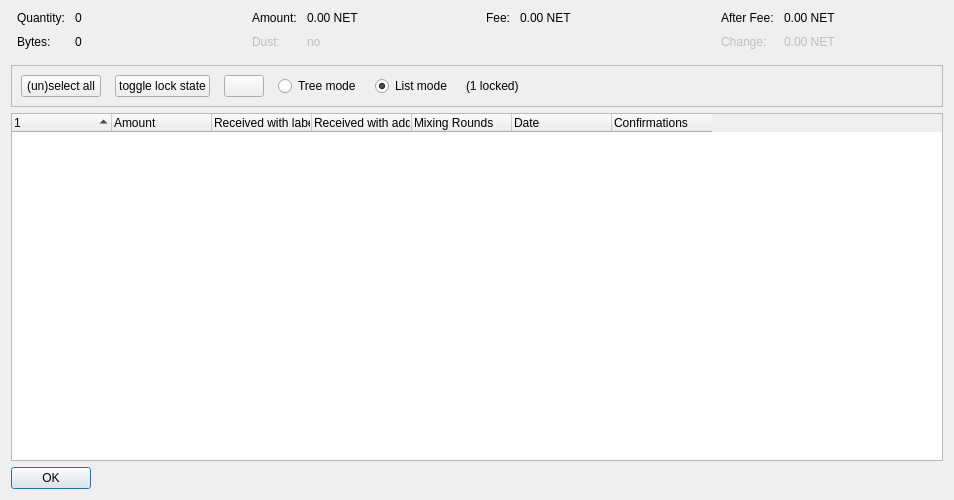
<?xml version="1.0" encoding="UTF-8"?>
<ui version="4.0">
 <class>CoinControlDialog</class>
 <widget class="QDialog" name="CoinControlDialog">
  <property name="geometry">
   <rect>
    <x>0</x>
    <y>0</y>
    <width>954</width>
    <height>500</height>
   </rect>
  </property>
  <property name="windowTitle">
   <string>Coin Selection</string>
  </property>
  <layout class="QVBoxLayout" name="verticalLayout">
   <item>
    <layout class="QHBoxLayout" name="horizontalLayoutTop" stretch="0,0,0,0">
     <property name="topMargin">
      <number>0</number>
     </property>
     <property name="bottomMargin">
      <number>10</number>
     </property>
     <item>
      <layout class="QFormLayout" name="formLayoutCoinControl1">
       <property name="horizontalSpacing">
        <number>10</number>
       </property>
       <property name="verticalSpacing">
        <number>10</number>
       </property>
       <property name="leftMargin">
        <number>6</number>
       </property>
       <property name="rightMargin">
        <number>6</number>
       </property>
       <item row="0" column="0">
        <widget class="QLabel" name="labelCoinControlQuantityText">
         <property name="text">
          <string>Quantity:</string>
         </property>
        </widget>
       </item>
       <item row="0" column="1">
        <widget class="QLabel" name="labelCoinControlQuantity">
         <property name="cursor">
          <cursorShape>IBeamCursor</cursorShape>
         </property>
         <property name="contextMenuPolicy">
          <enum>Qt::ActionsContextMenu</enum>
         </property>
         <property name="text">
          <string notr="true">0</string>
         </property>
         <property name="textInteractionFlags">
          <set>Qt::LinksAccessibleByMouse|Qt::TextSelectableByKeyboard|Qt::TextSelectableByMouse</set>
         </property>
        </widget>
       </item>
       <item row="1" column="0">
        <widget class="QLabel" name="labelCoinControlBytesText">
         <property name="text">
          <string>Bytes:</string>
         </property>
        </widget>
       </item>
       <item row="1" column="1">
        <widget class="QLabel" name="labelCoinControlBytes">
         <property name="cursor">
          <cursorShape>IBeamCursor</cursorShape>
         </property>
         <property name="contextMenuPolicy">
          <enum>Qt::ActionsContextMenu</enum>
         </property>
         <property name="text">
          <string notr="true">0</string>
         </property>
         <property name="textInteractionFlags">
          <set>Qt::LinksAccessibleByMouse|Qt::TextSelectableByKeyboard|Qt::TextSelectableByMouse</set>
         </property>
        </widget>
       </item>
      </layout>
     </item>
     <item>
      <layout class="QFormLayout" name="formLayoutCoinControl2">
       <property name="horizontalSpacing">
        <number>10</number>
       </property>
       <property name="verticalSpacing">
        <number>10</number>
       </property>
       <property name="leftMargin">
        <number>6</number>
       </property>
       <property name="rightMargin">
        <number>6</number>
       </property>
       <item row="0" column="0">
        <widget class="QLabel" name="labelCoinControlAmountText">
         <property name="text">
          <string>Amount:</string>
         </property>
        </widget>
       </item>
       <item row="0" column="1">
        <widget class="QLabel" name="labelCoinControlAmount">
         <property name="cursor">
          <cursorShape>IBeamCursor</cursorShape>
         </property>
         <property name="contextMenuPolicy">
          <enum>Qt::ActionsContextMenu</enum>
         </property>
         <property name="text">
          <string notr="true">0.00 NET</string>
         </property>
         <property name="textInteractionFlags">
          <set>Qt::LinksAccessibleByMouse|Qt::TextSelectableByKeyboard|Qt::TextSelectableByMouse</set>
         </property>
        </widget>
       </item>
       <item row="1" column="0">
        <widget class="QLabel" name="labelCoinControlLowOutputText">
         <property name="enabled">
          <bool>false</bool>
         </property>
         <property name="text">
          <string>Dust:</string>
         </property>
        </widget>
       </item>
       <item row="1" column="1">
        <widget class="QLabel" name="labelCoinControlLowOutput">
         <property name="enabled">
          <bool>false</bool>
         </property>
         <property name="cursor">
          <cursorShape>IBeamCursor</cursorShape>
         </property>
         <property name="contextMenuPolicy">
          <enum>Qt::ActionsContextMenu</enum>
         </property>
         <property name="text">
          <string notr="true">no</string>
         </property>
         <property name="textInteractionFlags">
          <set>Qt::LinksAccessibleByMouse|Qt::TextSelectableByKeyboard|Qt::TextSelectableByMouse</set>
         </property>
        </widget>
       </item>
      </layout>
     </item>
     <item>
      <layout class="QFormLayout" name="formLayoutCoinControl3">
       <property name="horizontalSpacing">
        <number>10</number>
       </property>
       <property name="verticalSpacing">
        <number>10</number>
       </property>
       <property name="leftMargin">
        <number>6</number>
       </property>
       <property name="rightMargin">
        <number>6</number>
       </property>
       <item row="0" column="0">
        <widget class="QLabel" name="labelCoinControlFeeText">
         <property name="text">
          <string>Fee:</string>
         </property>
        </widget>
       </item>
       <item row="0" column="1">
        <widget class="QLabel" name="labelCoinControlFee">
         <property name="cursor">
          <cursorShape>IBeamCursor</cursorShape>
         </property>
         <property name="contextMenuPolicy">
          <enum>Qt::ActionsContextMenu</enum>
         </property>
         <property name="text">
          <string notr="true">0.00 NET</string>
         </property>
         <property name="textInteractionFlags">
          <set>Qt::LinksAccessibleByMouse|Qt::TextSelectableByKeyboard|Qt::TextSelectableByMouse</set>
         </property>
        </widget>
       </item>
      </layout>
     </item>
     <item>
      <layout class="QFormLayout" name="formLayoutCoinControl4">
       <property name="horizontalSpacing">
        <number>10</number>
       </property>
       <property name="verticalSpacing">
        <number>10</number>
       </property>
       <property name="leftMargin">
        <number>6</number>
       </property>
       <property name="rightMargin">
        <number>6</number>
       </property>
       <item row="0" column="0">
        <widget class="QLabel" name="labelCoinControlAfterFeeText">
         <property name="text">
          <string>After Fee:</string>
         </property>
        </widget>
       </item>
       <item row="0" column="1">
        <widget class="QLabel" name="labelCoinControlAfterFee">
         <property name="cursor">
          <cursorShape>IBeamCursor</cursorShape>
         </property>
         <property name="contextMenuPolicy">
          <enum>Qt::ActionsContextMenu</enum>
         </property>
         <property name="text">
          <string notr="true">0.00 NET</string>
         </property>
         <property name="textInteractionFlags">
          <set>Qt::LinksAccessibleByMouse|Qt::TextSelectableByKeyboard|Qt::TextSelectableByMouse</set>
         </property>
        </widget>
       </item>
       <item row="1" column="0">
        <widget class="QLabel" name="labelCoinControlChangeText">
         <property name="enabled">
          <bool>false</bool>
         </property>
         <property name="text">
          <string>Change:</string>
         </property>
        </widget>
       </item>
       <item row="1" column="1">
        <widget class="QLabel" name="labelCoinControlChange">
         <property name="enabled">
          <bool>false</bool>
         </property>
         <property name="cursor">
          <cursorShape>IBeamCursor</cursorShape>
         </property>
         <property name="contextMenuPolicy">
          <enum>Qt::ActionsContextMenu</enum>
         </property>
         <property name="text">
          <string notr="true">0.00 NET</string>
         </property>
         <property name="textInteractionFlags">
          <set>Qt::LinksAccessibleByMouse|Qt::TextSelectableByKeyboard|Qt::TextSelectableByMouse</set>
         </property>
        </widget>
       </item>
      </layout>
     </item>
    </layout>
   </item>
   <item>
    <widget class="QFrame" name="frame">
     <property name="minimumSize">
      <size>
       <width>0</width>
       <height>40</height>
      </size>
     </property>
     <property name="frameShape">
      <enum>QFrame::StyledPanel</enum>
     </property>
     <property name="frameShadow">
      <enum>QFrame::Sunken</enum>
     </property>
     <layout class="QHBoxLayout" name="horizontalLayout">
      <item>
       <layout class="QHBoxLayout" name="horizontalLayoutPanel" stretch="0,0,0,0,0,0,0">
        <property name="spacing">
         <number>14</number>
        </property>
        <item>
         <widget class="QPushButton" name="pushButtonSelectAll">
          <property name="sizePolicy">
           <sizepolicy hsizetype="Maximum" vsizetype="Fixed">
            <horstretch>0</horstretch>
            <verstretch>0</verstretch>
           </sizepolicy>
          </property>
          <property name="text">
           <string>(un)select all</string>
          </property>
          <property name="autoDefault">
           <bool>false</bool>
          </property>
         </widget>
        </item>
        <item>
         <widget class="QPushButton" name="pushButtonToggleLock">
          <property name="sizePolicy">
           <sizepolicy hsizetype="Maximum" vsizetype="Fixed">
            <horstretch>0</horstretch>
            <verstretch>0</verstretch>
           </sizepolicy>
          </property>
          <property name="text">
           <string>toggle lock state</string>
          </property>
          <property name="autoDefault">
           <bool>false</bool>
          </property>
         </widget>
        </item>
        <item>
         <widget class="QPushButton" name="hideButton">
          <property name="sizePolicy">
           <sizepolicy hsizetype="Maximum" vsizetype="Fixed">
            <horstretch>0</horstretch>
            <verstretch>0</verstretch>
           </sizepolicy>
          </property>
          <property name="text">
           <string/>
          </property>
          <property name="autoDefault">
           <bool>false</bool>
          </property>
         </widget>
        </item>
        <item>
         <widget class="QRadioButton" name="radioTreeMode">
          <property name="sizePolicy">
           <sizepolicy hsizetype="Maximum" vsizetype="Fixed">
            <horstretch>0</horstretch>
            <verstretch>0</verstretch>
           </sizepolicy>
          </property>
          <property name="text">
           <string>Tree mode</string>
          </property>
         </widget>
        </item>
        <item>
         <widget class="QRadioButton" name="radioListMode">
          <property name="sizePolicy">
           <sizepolicy hsizetype="Maximum" vsizetype="Fixed">
            <horstretch>0</horstretch>
            <verstretch>0</verstretch>
           </sizepolicy>
          </property>
          <property name="text">
           <string>List mode</string>
          </property>
          <property name="checked">
           <bool>true</bool>
          </property>
         </widget>
        </item>
        <item>
         <widget class="QLabel" name="labelLocked">
          <property name="text">
           <string>(1 locked)</string>
          </property>
         </widget>
        </item>
        <item>
         <spacer name="horizontalSpacer">
          <property name="orientation">
           <enum>Qt::Horizontal</enum>
          </property>
          <property name="sizeHint" stdset="0">
           <size>
            <width>40</width>
            <height>20</height>
           </size>
          </property>
         </spacer>
        </item>
       </layout>
      </item>
     </layout>
    </widget>
   </item>
   <item>
    <widget class="CoinControlTreeWidget" name="treeWidget">
     <property name="contextMenuPolicy">
      <enum>Qt::CustomContextMenu</enum>
     </property>
     <property name="sortingEnabled">
      <bool>false</bool>
     </property>
     <property name="columnCount">
      <number>7</number>
     </property>
     <attribute name="headerShowSortIndicator" stdset="0">
      <bool>true</bool>
     </attribute>
     <attribute name="headerStretchLastSection">
      <bool>false</bool>
     </attribute>
     <column>
      <property name="text">
       <string/>
      </property>
     </column>
     <column>
      <property name="text">
       <string>Amount</string>
      </property>
     </column>
     <column>
      <property name="text">
       <string>Received with label</string>
      </property>
     </column>
     <column>
      <property name="text">
       <string>Received with address</string>
      </property>
     </column>
     <column>
      <property name="text">
       <string>Mixing Rounds</string>
      </property>
     </column>
     <column>
      <property name="text">
       <string>Date</string>
      </property>
     </column>
     <column>
      <property name="text">
       <string>Confirmations</string>
      </property>
      <property name="toolTip">
       <string>Confirmed</string>
      </property>
     </column>
    </widget>
   </item>
   <item>
    <widget class="QDialogButtonBox" name="buttonBox">
     <property name="sizePolicy">
      <sizepolicy hsizetype="Maximum" vsizetype="Fixed">
       <horstretch>0</horstretch>
       <verstretch>0</verstretch>
      </sizepolicy>
     </property>
     <property name="orientation">
      <enum>Qt::Horizontal</enum>
     </property>
     <property name="standardButtons">
      <set>QDialogButtonBox::Ok</set>
     </property>
    </widget>
   </item>
  </layout>
 </widget>
 <customwidgets>
  <customwidget>
   <class>CoinControlTreeWidget</class>
   <extends>QTreeWidget</extends>
   <header>qt/coincontroltreewidget.h</header>
  </customwidget>
 </customwidgets>
 <resources/>
 <connections/>
</ui>
